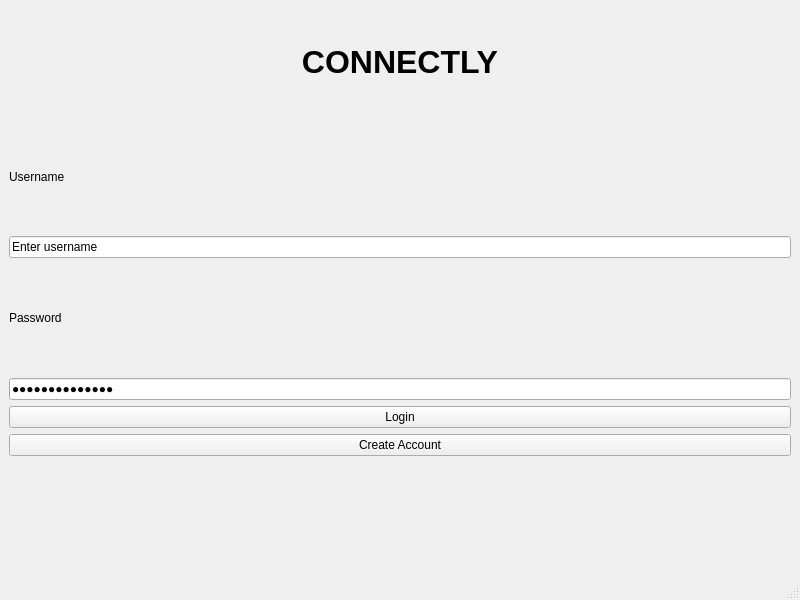
<?xml version="1.0" encoding="UTF-8"?>
<ui version="4.0">
 <class>MainWindow</class>
 <widget class="QMainWindow" name="MainWindow">
  <property name="enabled">
   <bool>true</bool>
  </property>
  <property name="geometry">
   <rect>
    <x>0</x>
    <y>0</y>
    <width>800</width>
    <height>600</height>
   </rect>
  </property>
  <property name="windowTitle">
   <string>Connectly</string>
  </property>
  <widget class="QWidget" name="centralwidget">
   <layout class="QVBoxLayout" name="verticalLayout_3">
    <item>
     <widget class="QLabel" name="label">
      <property name="text">
       <string>&lt;html&gt;&lt;head/&gt;&lt;body&gt;&lt;p align=&quot;center&quot;&gt;&lt;span style=&quot; font-size:24pt; font-weight:700;&quot;&gt;CONNECTLY&lt;/span&gt;&lt;/p&gt;&lt;/body&gt;&lt;/html&gt;</string>
      </property>
     </widget>
    </item>
    <item>
     <widget class="QLabel" name="label_2">
      <property name="text">
       <string>Username</string>
      </property>
     </widget>
    </item>
    <item>
     <widget class="QLineEdit" name="lineEdit">
      <property name="text">
       <string>Enter username</string>
      </property>
     </widget>
    </item>
    <item>
     <widget class="QLabel" name="label_4">
      <property name="text">
       <string>Password</string>
      </property>
     </widget>
    </item>
    <item>
     <widget class="QLineEdit" name="lineEdit_2">
      <property name="text">
       <string>Enter password</string>
      </property>
      <property name="echoMode">
       <enum>QLineEdit::EchoMode::Password</enum>
      </property>
     </widget>
    </item>
    <item>
     <widget class="QPushButton" name="pushButton">
      <property name="text">
       <string>Login</string>
      </property>
     </widget>
    </item>
    <item>
     <widget class="QPushButton" name="pushButton_2">
      <property name="text">
       <string>Create Account</string>
      </property>
     </widget>
    </item>
    <item>
     <widget class="QLabel" name="label_3">
      <property name="text">
       <string/>
      </property>
     </widget>
    </item>
   </layout>
  </widget>
  <widget class="QMenuBar" name="menubar">
   <property name="geometry">
    <rect>
     <x>0</x>
     <y>0</y>
     <width>800</width>
     <height>25</height>
    </rect>
   </property>
  </widget>
  <widget class="QStatusBar" name="statusbar"/>
 </widget>
 <resources/>
 <connections/>
</ui>
